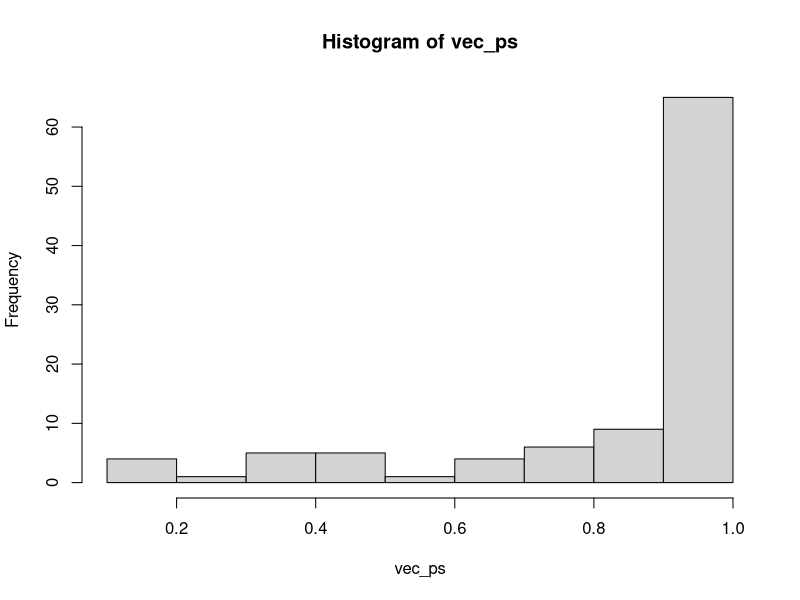
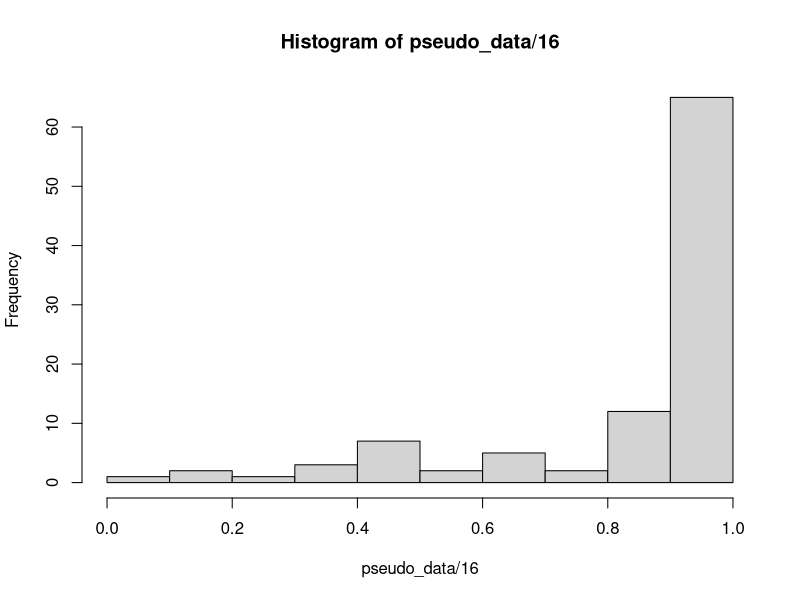
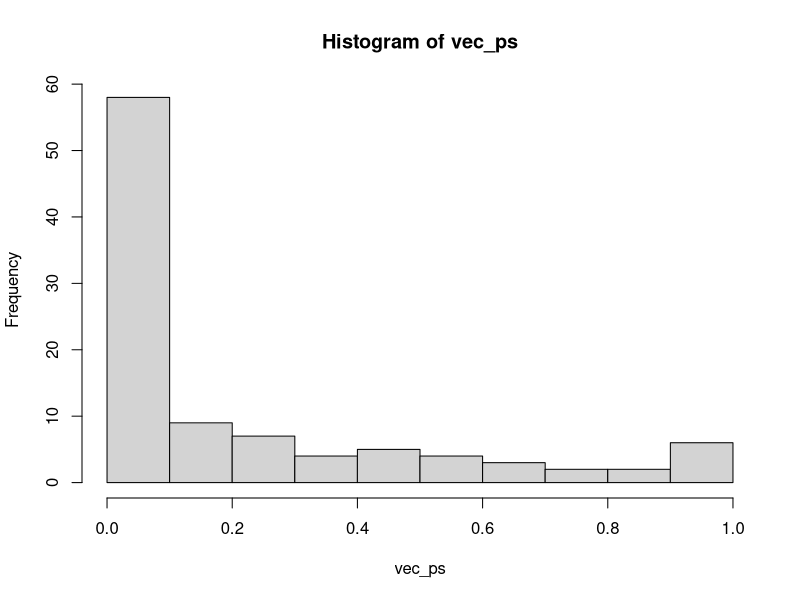
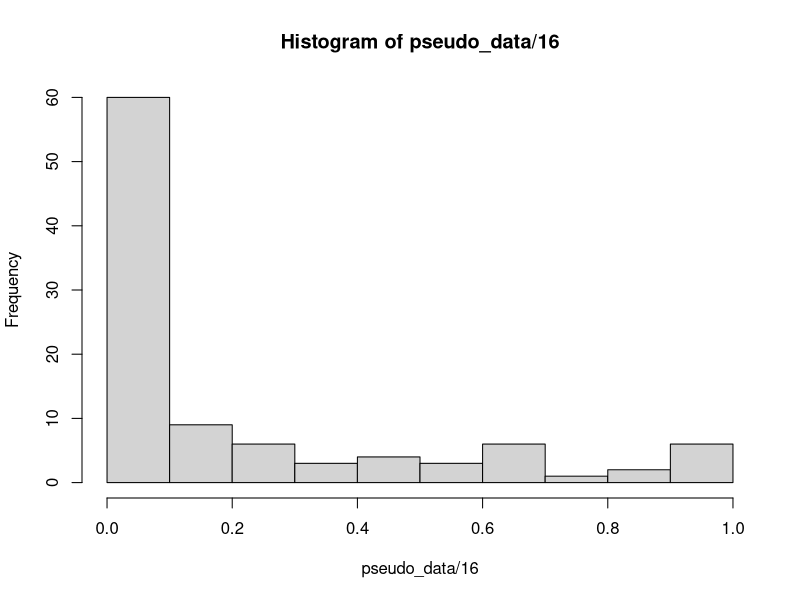
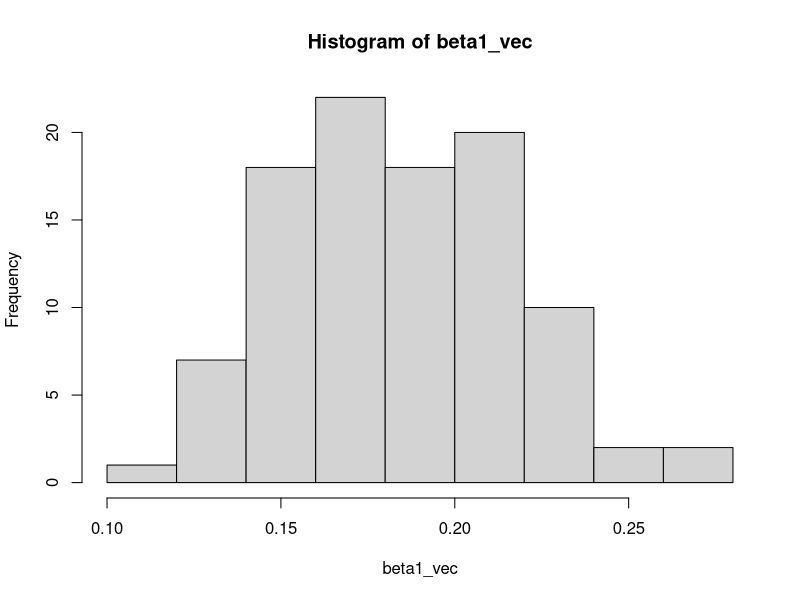
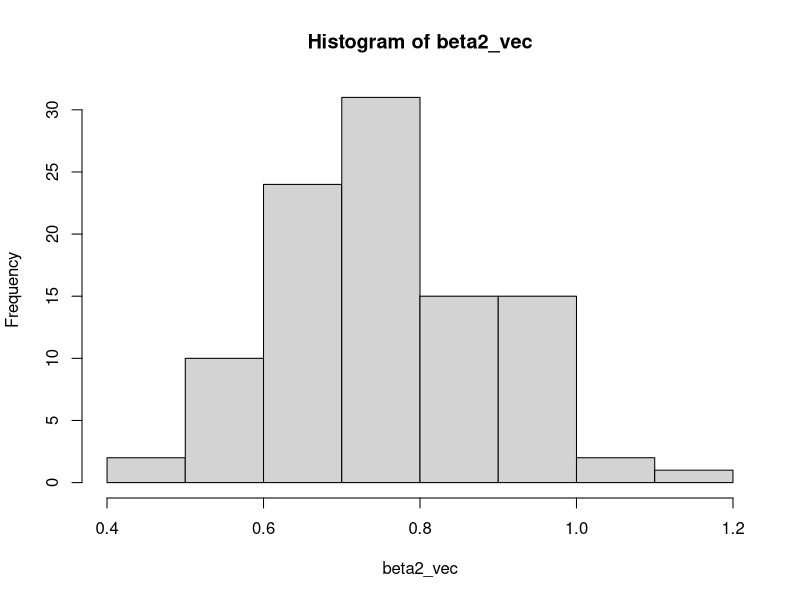
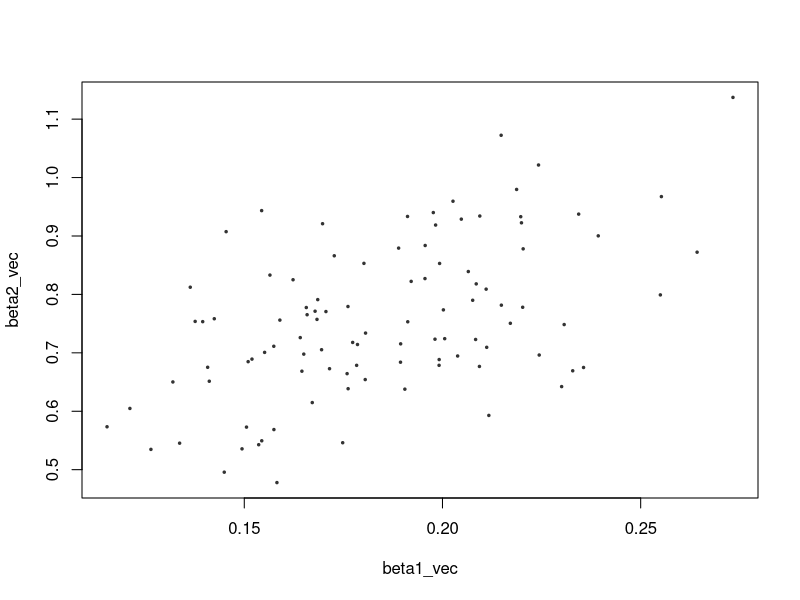

Generate these figures, in order, with R:
## ---- chunk 1
knitr::opts_chunk$set(echo = TRUE)
## ---- chunk 2
vec_ps <- rbeta(n = 100, shape1 = 0.8, shape2 = 0.2)
hist(vec_ps)
pseudo_data <- rbinom(n = 100, size = 16, prob = vec_ps)

hist(pseudo_data/16) # the actual observed frequencies

# note ML estimation in MASS::fitdistr() is numerically challenged when beta is v U shaped.
# beta_guess = list(shape1 = 0.5, shape2 = 0.5)
# MASS::fitdistr(x = pseudo_data/16, densfun = "beta", start = beta_guess)

# https://stats.stackexchange.com/questions/376634/how-to-pick-starting-parameters-for-massfitdist-with-the-beta-distribution

## ---- chunk 3
# install.packages("fitdistrplus")
library(fitdistrplus)

fitdist(data = pseudo_data/16, distr = "beta", method = "mme" )

mme_estimates <- fitdist(data = pseudo_data/16, distr = "beta", method = "mme" )

# Example 2 a clumped rare species 
vec_ps <- rbeta(n = 100, shape1 = 0.2, shape2 = 0.8)
hist(vec_ps)
pseudo_data <- rbinom(n = 100, size = 16, prob = vec_ps)

hist(pseudo_data/16) # the actual observed frequencies
mme_estimates <- fitdist(data = pseudo_data/16, distr = "beta", method = "mme" )

mme_estimates$estimate

## ---- chunk 4
nsims <- 100 
beta1_vec <- rep(NA, nsims)
beta2_vec <- rep(NA, nsims)

for (i in 1:nsims){
  vec_ps <- rbeta(n = 100, shape1 = 0.2, shape2 = 0.8)
  pseudo_data <- rbinom(n = 100, size = 16, prob = vec_ps)
  mme_estimates <- fitdist(data = pseudo_data/16, distr = "beta", method = "mme" )
  beta1_vec[i] <- mme_estimates$estimate[1]
  beta2_vec[i] <- mme_estimates$estimate[2]
}
hist(beta1_vec)
hist(beta2_vec)

plot(beta1_vec, beta2_vec, col="grey20", cex=0.5, pch=20)
mean(beta1_vec)
mean(beta2_vec)
